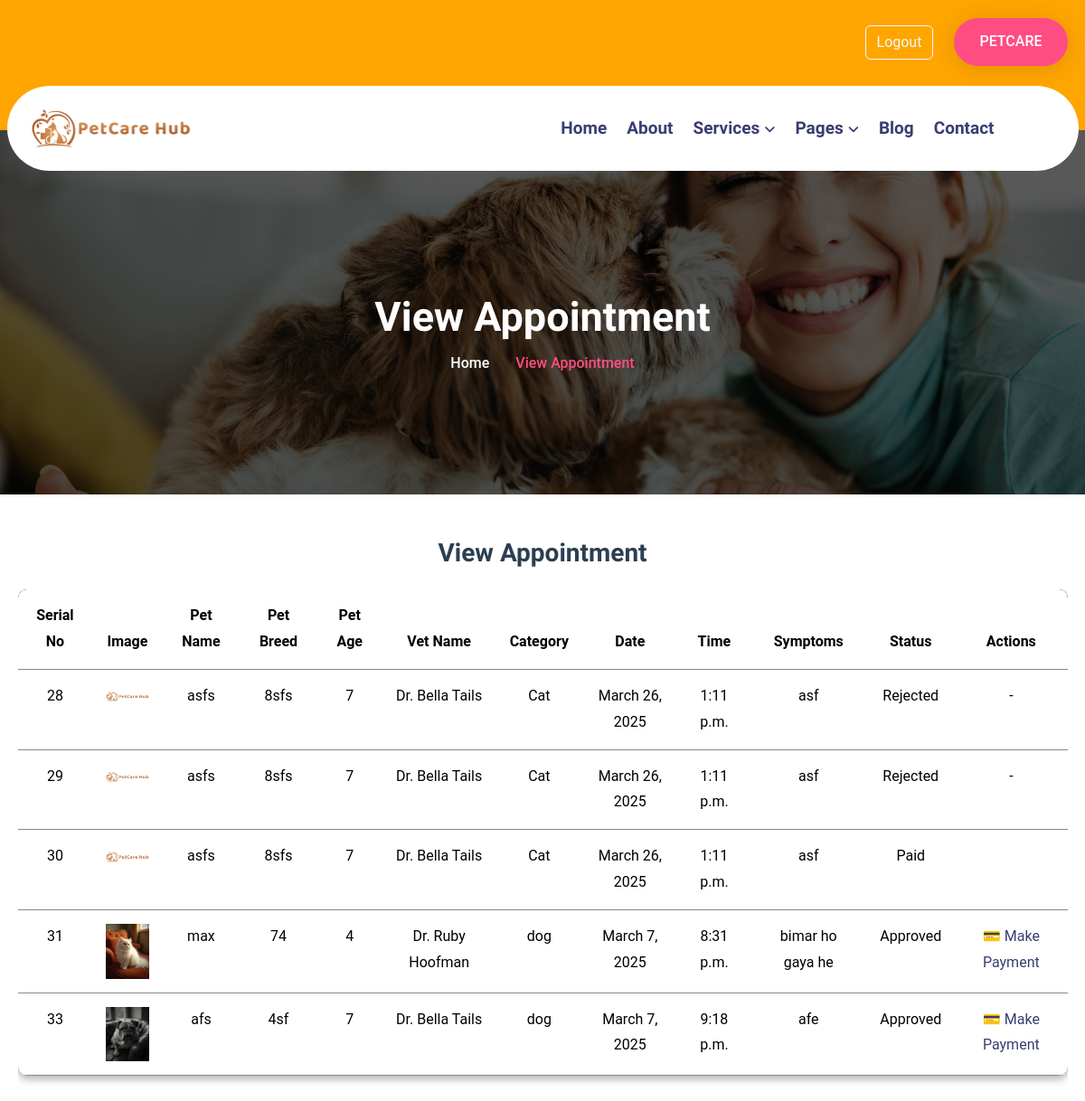
Before: /userManageAppointment (signed in) with the older database file.
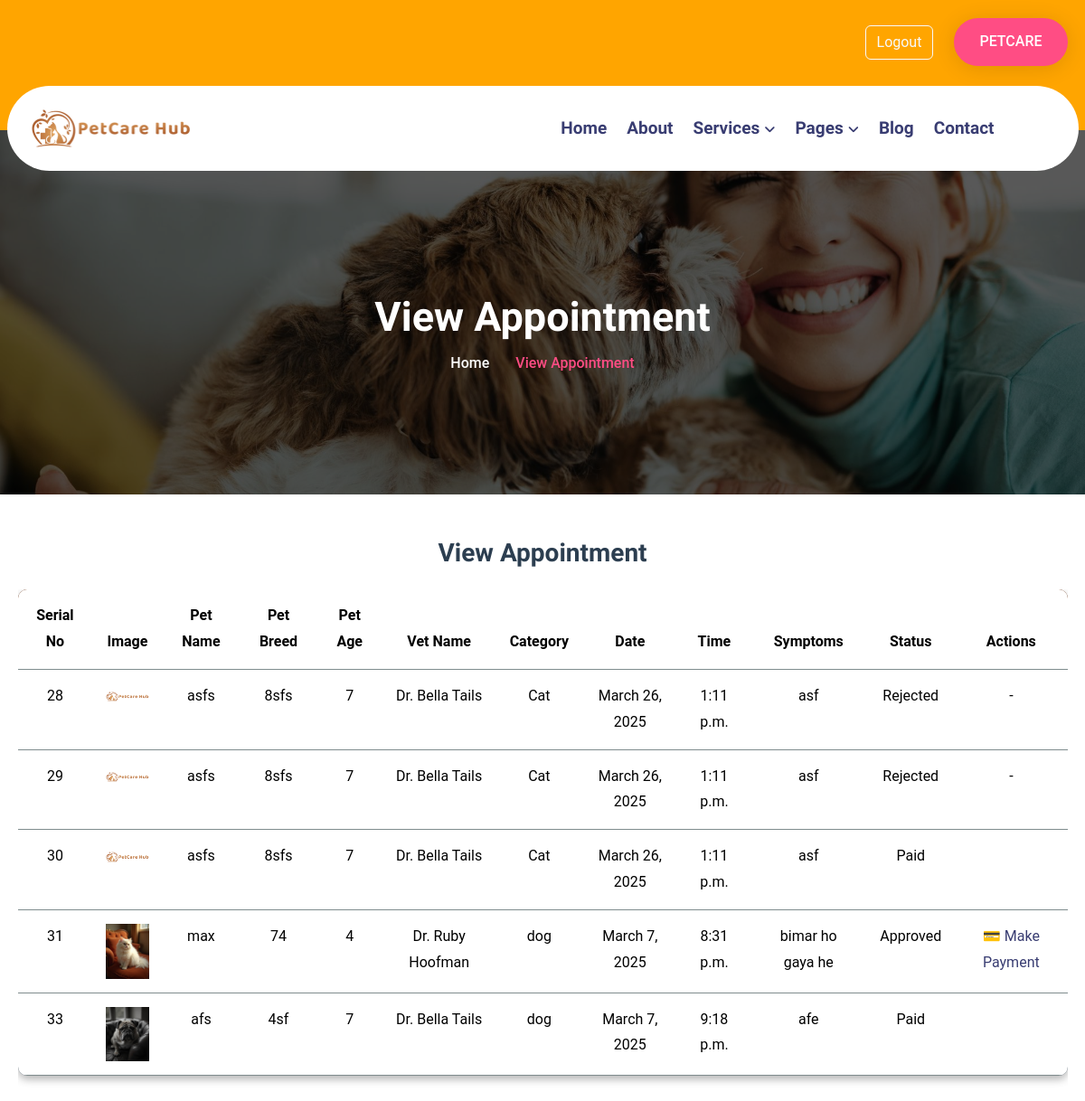
After: the same page with the newer database file.
### myapp/models.py (models this page shows, shortened)
class Appointment(models.Model):
    userid = models.ForeignKey(userRegisterDB,on_delete=models.CASCADE)
    vetid = models.ForeignKey(vetRegisterDB,on_delete=models.CASCADE)
    petname = models.CharField(max_length=30)
    petphoto = models.ImageField(upload_to='photos')
    petCategory = models.ForeignKey(petCategoryDB,on_delete=models.CASCADE)
    breed = models.CharField(max_length=20)
    age = models.IntegerField()
    symptoms = models.CharField(max_length=20)
    status = models.CharField(max_length=30,null=True,default="Pending")
    dateofappo = models.DateField()
    timeofappo = models.TimeField()
    TimeStamp =models.DateTimeField(auto_now=True)
    location = models.TextField(null=True,default="")

class vetRegisterDB(models.Model):
    Name = models.CharField(max_length=30)
    Email = models.EmailField()
    Password = models.CharField(max_length=40)
    Photo = models.ImageField(upload_to='photos')
    Gender = models.CharField(max_length=10)
    Phone = models.BigIntegerField()
    LicenseFile = models.FileField(upload_to='files',default=None,max_length=250)
    Address = models.TextField()
    Specialization = models.CharField(max_length=20)
    YearsOfExperience = models.IntegerField()
    ClinicName = models.CharField(max_length=60)
    Price = models.IntegerField(default=500)
    TimeStamp = models.DateTimeField(auto_now_add=True)
    def vet_photo(self):
        return mark_safe('<img src="{}" width="100"/>'.format(self.Photo.url))
    vet_photo.allow_tags = True
    def __str__(self):
        return self.Name

class petCategoryDB(models.Model):
    petCategory = models.CharField(max_length=20)
    def __str__(self):
        return self.petCategory

### myapp/views.py (the view)
# urls.py: path('userManageAppointment',views.UserAppointment),
def UserAppointment(request):
    userid = request.session.get('log_id')
    user_name = request.session.get('log_name')
    fetchdata = Appointment.objects.filter(userid=userid)
    context = {
        "data": fetchdata
    }
    print(userid)
    print(user_name)
    return render(request,"UserManageAppointment.html",context)

### myapp/templates/UserManageAppointment.html (shortened to what this page needs)
<!DOCTYPE html>
<html lang="en">
<head>
    <link rel="stylesheet" href="/static/css/bootstrap.min.css">
    <link rel="stylesheet" href="/static/css/all-fontawesome.min.css">
    <link rel="stylesheet" href="/static/css/icomoon.css">
    <link rel="stylesheet" href="/static/css/animate.min.css">
    <link rel="stylesheet" href="/static/css/magnific-popup.min.css">
    <link rel="stylesheet" href="/static/css/owl.carousel.min.css">
    <link rel="stylesheet" href="/static/css/style.css">
</head>
<body>
  {% include 'nav.html' %}
    <main class="main">
        <div class="site-breadcrumb" style="background: url(/static/img/breadcrumb/01.jpg)">
            <div class="container">
                <h2 class="breadcrumb-title">View Appointment</h2>
                <ul class="breadcrumb-menu">
                    <li><a href="/">Home</a></li>
                    <li class="active">View Appointment</li>
                </ul>
            </div>
        </div>
        <div class="container my-5">
            <h3 class="text-center mb-4" style="color: #2c3e50; font-weight: bold;">View Appointment</h3>
            {% if data %}
            <div class="table-responsive">
                <table class="table custom-table">
                    <thead style="background-color:#ad5f2f;">
                        <tr>
                            <th>Serial No</th>
                            <th>Image</th>
                            <th>Pet Name</th>
                            <th>Pet Breed</th>
                            <th>Pet Age</th>
                            <th>Vet Name</th>
                            <th>Category</th>
                            <th>Date</th>
                            <th>Time</th>
                            <th>Symptoms</th>
                            <th>Status</th>
                            <th>Actions</th>
                        </tr>
                    </thead>
                    <tbody>
                    {% for i in data %}
                            <td> {{ i.id }}</td>
                            <td><img src="/media/{{ i.petphoto }}" class="product-img" alt="Pet Image" width="50"></td>
                            <td>{{ i.petname }}</td>
                            <td>{{ i.breed }}</td>
                            <td>{{ i.age }}</td>
                            <td> {{ i.vetid }}</td>
                            <td>{{ i.petCategory }} </td>
                            <td>{{ i.dateofappo }}</td>
                            <td>{{ i.timeofappo }}</td>
                            <td>{{ i.symptoms }}</td>
                            <td>{{ i.status }}</td>
                           <td>
                                {% if i.status == "Pending" %}
                                    <a href="/cancel/{{ i.id }}" class="btn-reject">✖ Cancel Appointment</a>
                                {% elif i.status == "Rejected" %}
                                    <p> - </p>
                                {% elif i.status == "Approved" %}
                                    <a href="/payment/{{ i.id }}" class="btn-payment">💳 Make Payment</a>
                                {% endif %}
                            </td>
                    {% endfor %}
                    </tbody>
                </table>
            </div>
             {% else %}
            <br><br>
              <h2 class="text-center" style="color: red; font-size: 25px;">No Appointment has been booked</h2>
              {% endif %}
        </div>
    </main>
</body>
</html>

Changed rows visible on the page:
changed Appointment "afs": status "Approved" → "Paid"; no longer shows "💳 Make Payment"
